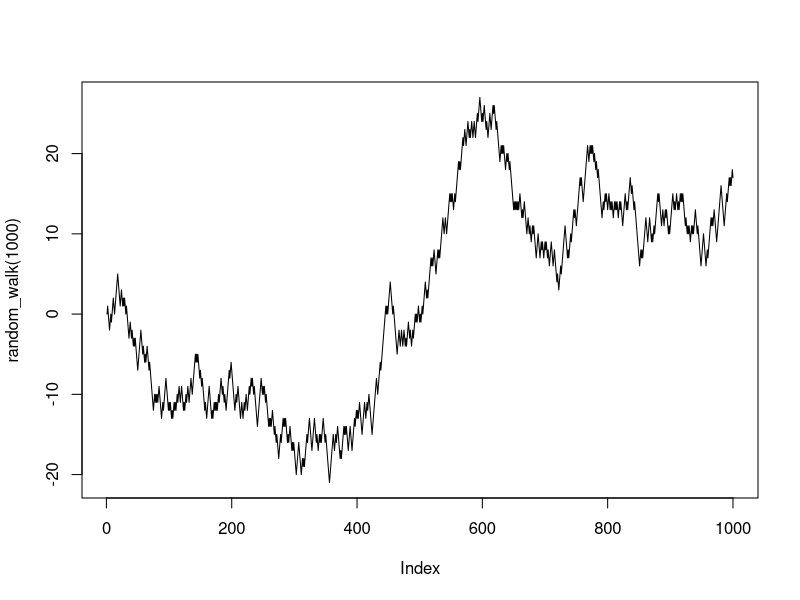

The R source for this figure:
#1.1
seq(1,21,by = 2)

#1.2
rev(seq(11,50,by = 3))

#1.3
exp = seq(0:log2(1024))-1
vector = sapply(exp, function(x) 2^x)

#1.4
matrix(1:16,nrow = 4, ncol = 4, byrow = T)

#2.1
rep(1:4, each = 5)

#2.2
sample(1:4, size = 20, replace = T)

#2.3
condition = factor(c("A","B","C","D"))
sample(condition, size = 20, replace = T)

#3.1
A = matrix(rnorm(10*11), nrow = 10, ncol = 11)

#3.2
apply(A, 1, max)

#3.3
apply(A, 2, sd)

#3.4
b = A[,ncol(A)]
A = A[,-ncol(A)]

#3.5
lm(b ~ -1+A)

#3.6
apply(A, 1, sum)

#3.7
B = A[,1]
for (i in 2:10)
{
  temp = apply(A[,1:i], 1, sum)
  B = cbind(B,temp)
}

#4.1
random_walk = function(times)
{
  vector = numeric()
  vector[1] = 0
  for (i in 2:times)
  {
    vector[i] = vector[i-1]+sample(c(1,-1), size = 1,prob = c(0.5,0.5)) 
  }
  return(vector)
}
random_walk(25)
#4.2
vector = numeric()
vector[1] = 0
for (i in 2:25)
{
  vector[i] = cumsum(vector)+sample(c(1,-1), size = 1) 
}

#4.3
plot(random_walk(1000), type = "l")

#4.4
rbinom(1,25,0.5)-25

#4.5
d = 0
for(i in 1:100000)
{
  if (rbinom(1,25,0.5)>10){
    d = d+1
  }
}
pro = d/100000

#4.6
1-pbinom(10,25,0.5)

#5.1
D = diag(1/1:10,10,10)

#5.2
U = diag(5,10,10)-1

#5.3
length(U[,1])

#5.4
U = apply(U, 2, function(x) x/sqrt(sum(x^2)) )
apply(U, 2, sum)
apply(U, 2, var)*10

#5.5
X = U%*%D%*%t(U)

#5.6
eigen(X)

